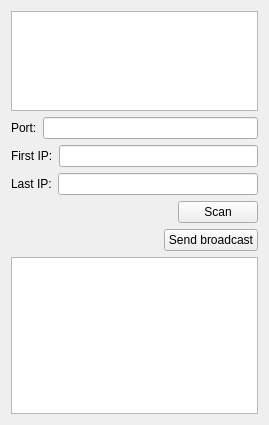
<?xml version="1.0" encoding="UTF-8"?>
<ui version="4.0">
 <class>cls_ServerFinder</class>
 <widget class="QWidget" name="cls_ServerFinder">
  <property name="geometry">
   <rect>
    <x>0</x>
    <y>0</y>
    <width>269</width>
    <height>425</height>
   </rect>
  </property>
  <property name="windowTitle">
   <string>Form</string>
  </property>
  <layout class="QVBoxLayout" name="verticalLayout">
   <item>
    <widget class="QListWidget" name="lstInterfaces">
     <property name="enabled">
      <bool>true</bool>
     </property>
     <property name="sizePolicy">
      <sizepolicy hsizetype="Expanding" vsizetype="Fixed">
       <horstretch>0</horstretch>
       <verstretch>0</verstretch>
      </sizepolicy>
     </property>
     <property name="minimumSize">
      <size>
       <width>0</width>
       <height>100</height>
      </size>
     </property>
     <property name="maximumSize">
      <size>
       <width>16777215</width>
       <height>100</height>
      </size>
     </property>
    </widget>
   </item>
   <item>
    <layout class="QHBoxLayout" name="horizontalLayout_4">
     <item>
      <widget class="QLabel" name="label_3">
       <property name="text">
        <string>Port:</string>
       </property>
      </widget>
     </item>
     <item>
      <widget class="QLineEdit" name="lePort">
       <property name="enabled">
        <bool>true</bool>
       </property>
      </widget>
     </item>
    </layout>
   </item>
   <item>
    <layout class="QHBoxLayout" name="horizontalLayout">
     <item>
      <widget class="QLabel" name="label">
       <property name="text">
        <string>First IP:</string>
       </property>
      </widget>
     </item>
     <item>
      <widget class="QLineEdit" name="leFirstIP">
       <property name="enabled">
        <bool>true</bool>
       </property>
      </widget>
     </item>
    </layout>
   </item>
   <item>
    <layout class="QHBoxLayout" name="horizontalLayout_2">
     <item>
      <widget class="QLabel" name="label_2">
       <property name="text">
        <string>Last IP:</string>
       </property>
      </widget>
     </item>
     <item>
      <widget class="QLineEdit" name="leLastIP">
       <property name="enabled">
        <bool>true</bool>
       </property>
      </widget>
     </item>
    </layout>
   </item>
   <item>
    <layout class="QHBoxLayout" name="horizontalLayout_3">
     <item>
      <spacer name="horizontalSpacer">
       <property name="orientation">
        <enum>Qt::Horizontal</enum>
       </property>
       <property name="sizeHint" stdset="0">
        <size>
         <width>40</width>
         <height>20</height>
        </size>
       </property>
      </spacer>
     </item>
     <item>
      <widget class="QPushButton" name="pushButton">
       <property name="enabled">
        <bool>true</bool>
       </property>
       <property name="text">
        <string>Scan</string>
       </property>
      </widget>
     </item>
    </layout>
   </item>
   <item>
    <layout class="QHBoxLayout" name="horizontalLayout_5">
     <item>
      <spacer name="horizontalSpacer_2">
       <property name="orientation">
        <enum>Qt::Horizontal</enum>
       </property>
       <property name="sizeHint" stdset="0">
        <size>
         <width>40</width>
         <height>20</height>
        </size>
       </property>
      </spacer>
     </item>
     <item>
      <widget class="QPushButton" name="pushButton_2">
       <property name="text">
        <string>Send broadcast</string>
       </property>
      </widget>
     </item>
    </layout>
   </item>
   <item>
    <widget class="QTableWidget" name="tableWidget"/>
   </item>
  </layout>
 </widget>
 <resources/>
 <connections>
  <connection>
   <sender>pushButton</sender>
   <signal>clicked()</signal>
   <receiver>cls_ServerFinder</receiver>
   <slot>StartScan()</slot>
   <hints>
    <hint type="sourcelabel">
     <x>258</x>
     <y>239</y>
    </hint>
    <hint type="destinationlabel">
     <x>268</x>
     <y>152</y>
    </hint>
   </hints>
  </connection>
  <connection>
   <sender>pushButton_2</sender>
   <signal>clicked()</signal>
   <receiver>cls_ServerFinder</receiver>
   <slot>SendBroadcast()</slot>
   <hints>
    <hint type="sourcelabel">
     <x>180</x>
     <y>263</y>
    </hint>
    <hint type="destinationlabel">
     <x>264</x>
     <y>316</y>
    </hint>
   </hints>
  </connection>
 </connections>
 <slots>
  <slot>StartScan()</slot>
  <slot>SendBroadcast()</slot>
 </slots>
</ui>
